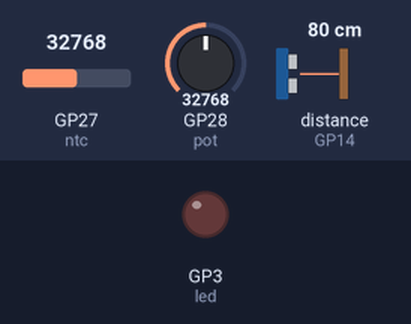
Bench run of a program on a simulated Raspberry Pi Pico running MicroPython. Shown: output pins drawn as LEDs (lit = HIGH). Wiring (from the project's diagram.json): red LED on GP3, NTC temperature sensor on GP27, potentiometer on GP28. The test bench sets the inputs (shaded band); at power-on: distance to the obstacle (sensor on GP14) 80 cm, GP27 (ntc) = 32768, GP28 (pot) = 32768 (analog values on the 0–65535 scale). The echo pulse lasts 58.3 µs per cm; pins used as bus, display or sensor lines are not drawn; what the program prints to the serial console is not drawn.

Above: at 1.2 s.
1.3 s: distance to the obstacle (sensor on GP14) set to 57 cm
2.8 s: distance to the obstacle (sensor on GP14) set to 52 cm
At 3.4 s:
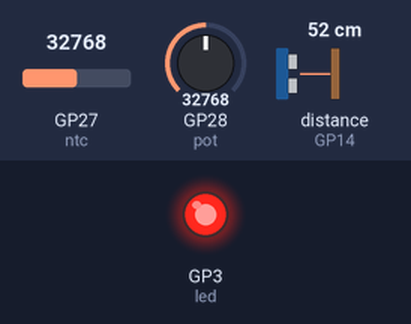
4.3 s: GP27 (ntc) set to 25008
5.8 s: GP27 (ntc) set to 23248
At 6.6 s:
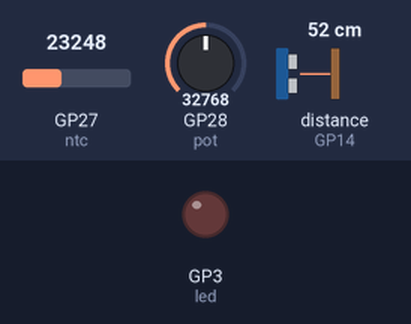
7.3 s: GP27 (ntc) set to 32767
At 8.5 s:
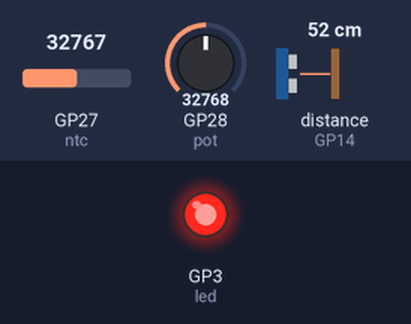
8.8 s: GP27 (ntc) set to 19660
At 9.7 s:
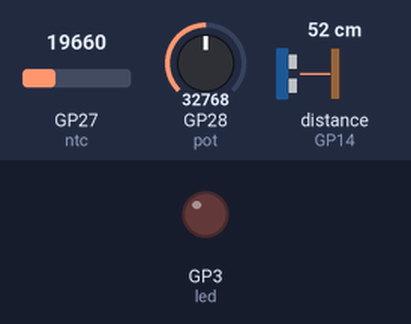
Timing chart, 0 to 11.3 s (numbered marks = the images above; inputs shaded):
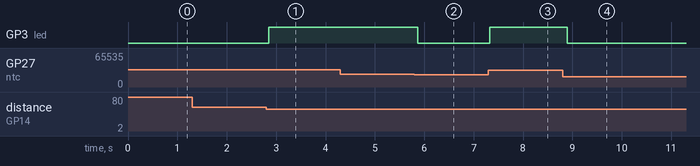

The program:

main.py
```python
from machine import Pin, ADC, time_pulse_us
import time
import math

trigger = Pin(15, Pin.OUT)
echo = Pin(14, Pin.IN)
led = Pin(3, Pin.OUT)
pot = ADC(Pin(28))
ntc = ADC(Pin(27))

trigger.value(0)
led.value(0)

MIN_DISTANCE_CM = 10.0
MAX_DISTANCE_CM = 100.0
MAX_TEMPERATURE_C = 37.5
BETA = 3950.0

while True:
    ratio = pot.read_u16() / 65535.0
    threshold = MIN_DISTANCE_CM + ratio * (
        MAX_DISTANCE_CM - MIN_DISTANCE_CM
    )

    trigger.value(0)
    time.sleep_us(2)
    trigger.value(1)
    time.sleep_us(10)
    trigger.value(0)

    duration = time_pulse_us(echo, 1, 30000)

    if duration < 0:
        led.value(0)
        print("Echo 신호를 받지 못했습니다.")
        time.sleep(0.1)
        continue

    distance = duration / 58.0

    raw = ntc.read_u16()

    if raw <= 0 or raw >= 65535:
        led.value(0)
        print("온도 센서 값을 확인해주세요.")
        time.sleep(0.1)
        continue

    resistance_ratio = raw / (65535.0 - raw)
    temperature = 1.0 / (
        math.log(resistance_ratio) / BETA + 1.0 / 298.15
    ) - 273.15

    led.value(
        distance < threshold
        and temperature <= MAX_TEMPERATURE_C
    )

    led_state = "ON" if led.value() else "OFF"

    print(
        "측정: {:.1f} cm, 임계: {:.1f} cm, "
        "온도: {:.1f} C → LED {}".format(
            distance, threshold, temperature, led_state
        )
    )

    time.sleep(0.1)
```

Measured:
- the behaviour switches between 55 and 54 cm on distance to the obstacle (sensor on GP14) (found by bisection; images 0 and 1)
- the behaviour switches between 24240 and 24224 on GP27 (ntc) (found by bisection; images 1 and 2)
- after the input at 1.3 s, every drawn part: stays the same
- after the input at 2.8 s, GP3 (led): LOW → HIGH after 0.05 s
- after the input at 4.3 s, every drawn part: stays the same
- after the input at 5.8 s, GP3 (led): HIGH → LOW after 0.07 s
- after the input at 7.3 s, GP3 (led): LOW → HIGH at once
- after the input at 8.8 s, GP3 (led): HIGH → LOW after 0.09 s
